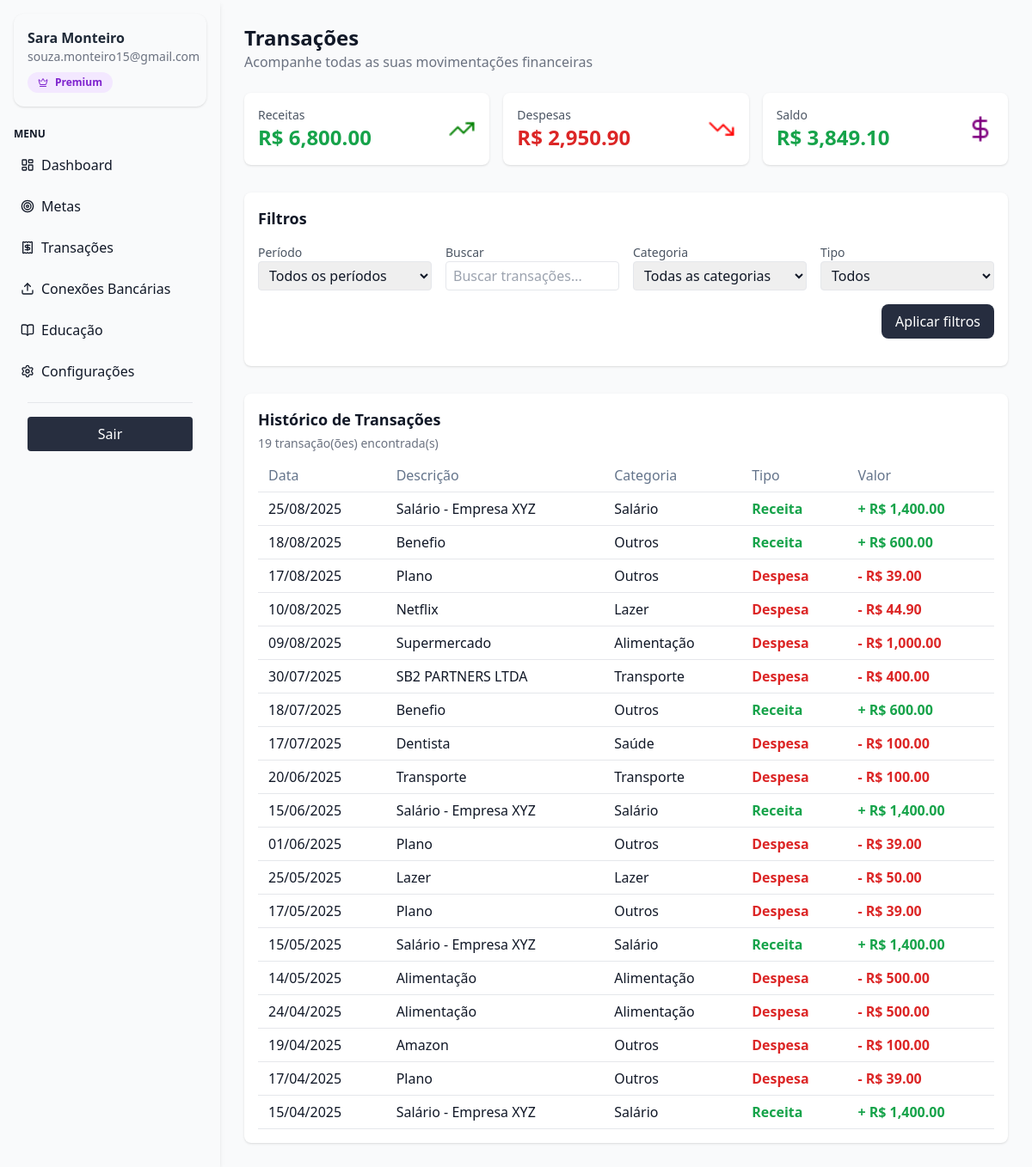
The page /educacao/transacoes/ (signed in) on the database its author committed.
### financas/models.py (models this page shows, shortened)
class Transacao(models.Model):
    TIPOS = (
        ("entrada", "Entrada"),
        ("saida", "Saida"),
    )
    usuario = models.ForeignKey(User, on_delete=models.CASCADE)
    nome = models.CharField(max_length=255)
    valor = models.DecimalField(max_digits=10, decimal_places=2)
    tipo = models.CharField(max_length=10, choices=TIPOS)
    categoria = models.ForeignKey(Categoria, on_delete=models.SET_NULL, null=True, blank=True)
    data = models.DateField(default=timezone.now)

class Categoria(models.Model):
	nome = models.CharField(max_length=100)
	cor = models.CharField(max_length=7, default="#000000")

### financas/views.py (the view, shortened to what this page needs)
# urls.py: path("transacoes/", views.transacoes, name="transacoes"),
@login_required
def transacoes(request):
    transacoes_qs = Transacao.objects.filter(usuario=request.user).order_by('-data')
    categorias_qs = Categoria.objects.all()
    meses_pt = [
        'Janeiro', 'Fevereiro', 'Março', 'Abril', 'Maio', 'Junho',
        'Julho', 'Agosto', 'Setembro', 'Outubro', 'Novembro', 'Dezembro'
    ]
    periodos_qs = (
        transacoes_qs
        .annotate(mes=TruncMonth("data"))
        .values_list("mes", flat=True)
        .distinct()
        .order_by("-mes")
    )
    periodos = [f"{meses_pt[d.month-1]} {d.year}" for d in periodos_qs]
    q = request.GET.get("q")
    categoria = request.GET.get("categoria")
    tipo = request.GET.get("tipo")
    periodo = request.GET.get("periodo")
    if q:
        transacoes_qs = transacoes_qs.filter(nome__icontains=q)
    if categoria:
        transacoes_qs = transacoes_qs.filter(categoria_id=categoria)
    if tipo:
        transacoes_qs = transacoes_qs.filter(tipo=tipo)
    total_receitas = transacoes_qs.filter(tipo='entrada').aggregate(Sum('valor'))['valor__sum'] or Decimal('0.00')
    total_despesas = transacoes_qs.filter(tipo='saida').aggregate(Sum('valor'))['valor__sum'] or Decimal('0.00')
    saldo = total_receitas - total_despesas
    context = {
        "transacoes": transacoes_qs,
        "categorias": categorias_qs,
        "periodos": periodos,
        "total_receitas": total_receitas,
        "total_despesas": total_despesas,
        "saldo": saldo,
        "sem_header": True,
    }
    return render(request, "financas/transacoes.html", context)

### financas/templates/financas/transacoes.html (shortened to what this page needs)
{% extends "financas/base.html" %}
{% load static %}
{% load humanize %}
{% block content %}
<div class="p-1">
    <h1 class="text-2xl font-bold">Transações</h1>
    <p class="text-gray-500 mb-6">Acompanhe todas as suas movimentações financeiras</p>
    <div class="grid grid-cols-1 md:grid-cols-3 gap-4 mb-8">
        <div class="bg-white p-4 rounded-lg shadow flex items-center justify-between">
            <div>
                <p class="text-sm text-gray-600">Receitas</p>
                <p class="text-2xl font-bold text-green-600">R$ {{ total_receitas|floatformat:2|intcomma }}</p>
            </div>
            <img src="{% static 'img/trending-up (1).png' %}" alt="trending-up" class="w-8 h-8">
        </div>
        <div class="bg-white p-4 rounded-lg shadow flex items-center justify-between">
            <div>
                <p class="text-sm text-gray-600">Despesas</p>
                <p class="text-2xl font-bold text-red-600">R$ {{ total_despesas|floatformat:2|intcomma }}</p>
            </div>
            <img src="{% static 'img/trending-down.png' %}" alt="trending-down" class="w-8 h-8">
        </div>
        <div class="bg-white p-4 rounded-lg shadow flex items-center justify-between">
            <div>
                <p class="text-sm text-gray-600">Saldo</p>
                <p class="text-2xl font-bold {% if saldo >= 0 %}text-green-600{% else %}text-red-600{% endif %}">R$ {{ saldo|floatformat:2|intcomma }}</p>
            </div>
            <img src="{% static 'img/dollar-sign.png' %}" alt="dollar-sign" class="w-8 h-8">
        </div>
    </div>
    <div class="bg-white p-4 rounded-lg shadow mb-8">
        <h2 class="font-bold text-lg mb-4">Filtros</h2>
        <form method="GET" class="grid grid-cols-1 md:grid-cols-4 gap-4">
            <div>
                <label class="block text-sm text-gray-600">Período</label>
                <select name="periodo" class="border rounded px-2 py-1 w-full">
                    <option value="">Todos os períodos</option>
                </select>
            </div>
            <div>
                <label class="block text-sm text-gray-600">Buscar</label>
                <input type="text" name="q" value="{{ request.GET.q|default:"" }}" placeholder="Buscar transações..." class="w-full border rounded px-2 py-1">
            </div>
            <div>
                <label class="block text-sm text-gray-600">Categoria</label>
                <select name="categoria" class="w-full border rounded px-2 py-1">
                    <option value="">Todas as categorias</option>
                </select>
            </div>
            <div>
                <label class="block text-sm text-gray-600">Tipo</label>
                <select name="tipo" class="w-full border rounded px-2 py-1">
                    <option value="">Todos</option>
                </select>
            </div>
            <div class="col-span-1 md:col-span-4 flex justify-end">
                <button type="submit" class="px-4 py-2 bg-[#262d3f] text-white rounded-lg">
                    Aplicar filtros
                </button>
            </div>
        </form>
    </div>
    <div class="bg-white p-4 rounded-lg shadow">
        <h2 class="font-bold text-lg mb-1">Histórico de Transações</h2>
        <p class="text-gray-500 text-sm mb-2">{{ transacoes|length }} transação(ões) encontrada(s)</p>
        <table class="w-full border-collapse">
            <thead>
                <tr class="border-b text-[#64748b]">
                    <th class="text-left font-medium py-2 px-3">Data</th>
                    <th class="text-left font-medium py-2 px-3">Descrição</th>
                    <th class="text-left font-medium py-2 px-3">Categoria</th>
                    <th class="text-left font-medium py-2 px-3">Tipo</th>
                    <th class="text-left font-medium py-2 px-3">Valor</th>
                </tr>
            </thead>
            <tbody>
                {% for t in transacoes %}
                <tr class="border-b">
                    <td class="py-2 px-3">{{ t.data|date:"d/m/Y" }}</td>
                    <td class="py-2 px-3">{{ t.nome }}</td>
                    <td class="py-2 px-3">{{ t.categoria.nome }}</td>
                    <td class="py-2 px-3">
                        {% if t.tipo == 'entrada' %}
                            <span class="text-green-600 font-semibold">Receita</span>
                        {% else %}
                            <span class="text-red-600 font-semibold">Despesa</span>
                        {% endif %}
                    </td>
                    <td class="py-2 px-3 font-bold {% if t.tipo == 'entrada' %}text-green-600{% else %}text-red-600{% endif %}">
                        {% if t.tipo == 'entrada' %}+{% else %}-{% endif %}
                        R$ {{ t.valor|floatformat:2|intcomma }}
                    </td>
                </tr>
                {% empty %}
                <tr>
                    <td colspan="5" class="text-center text-gray-500 py-4">
                        Nenhuma transação encontrada
                    </td>
                </tr>
                {% endfor %}
            </tbody>
        </table>
    </div>
</div>
{% endblock %}

### financas/templates/financas/base.html (shortened to what this page needs)
{% load static %}
<!DOCTYPE html>
<html lang="pt-br">
<head>
  <script src="https://cdn.tailwindcss.com"></script>
</head>
<body class="bg-[#f9fafb] text-gray-900 flex">
  <aside class="fixed w-64 bg-[#f9fafb] shadow-md p-4 min-h-screen ">
<div class="bg-white-50 p-4 rounded-xl shadow mb-6">
    <h3 class="font-semibold text-gray-800">{{ request.user.first_name }} {{ request.user.last_name }}</h3>
    <p class="text-sm text-gray-500">{{ request.user.email }}</p>
    {% if request.user.profile.plano == 'premium' %}
    <span class="mt-2 inline-flex items-center gap-2 px-3 py-1 text-xs font-semibold text-purple-700 bg-purple-100 rounded-full">
        <i data-lucide="crown" class="w-3 h-3"></i>
        Premium
    </span>
    {% elif request.user.profile.plano == 'pro' %}
    <span class="mt-2 inline-flex items-center gap-2 px-3 py-1 text-xs font-semibold text-blue-700 bg-blue-100 rounded-full">
        <i data-lucide="star" class="w-3 h-3"></i>
        Pro
    </span>
    {% else %}
    <span class="mt-2 inline-flex items-center gap-2 px-3 py-1 text-xs font-semibold text-gray-700 bg-gray-100 rounded-full">
        <i data-lucide="zap" class="w-3 h-3"></i>
        Freemium
    </span>
    {% endif %}
</div>
    <h4 class="uppercase text-xs font-semibold text-black-400 mb-2">Menu</h4>
    <nav class="flex flex-col gap-2">
      <a href="{% url 'dashboard' %}" class="flex items-center gap-2 p-2 rounded hover:bg-gray-100">
        <span>
          <i data-lucide="layout-dashboard" class="w-4 h-4"></i>
        </span> Dashboard
      </a>
      <a href=" {% url 'financas:metas' %}" class="flex items-center gap-2 p-2 rounded hover:bg-gray-100">
        <span>
          <i data-lucide="target" class="w-4 h-4"></i>
        </span> Metas
      </a>
      <a href="{% url 'financas:transacoes' %}" class="flex items-center gap-2 p-2 rounded hover:bg-gray-100">
        <span>
          <i data-lucide="receipt" class="w-4 h-4"></i>
        </span> Transações
      </a>
      <a href="{% url 'financas:conexoes_bancarias' %}" class="flex items-center gap-2 p-2 rounded hover:bg-gray-100">
        <span>
          <i data-lucide="upload" class="w-4 h-4"></i>
        </span> Conexões Bancárias
      </a>
      <a href="{% url 'financas:educacao_2' %}" class="flex items-center gap-2 p-2 rounded hover:bg-gray-100">
        <span>
          <i data-lucide="book-open" class="w-4 h-4"></i>
        </span> Educação
      </a>
      <a href="{% url 'financas:configuracoes' %}" class="flex items-center gap-2 p-2 rounded hover:bg-gray-100">
        <span>
          <i data-lucide="settings" class="w-4 h-4"></i>
        </span> Configurações
      </a>
    </nav>
    <div class="p-4 ">
      <hr class="border-t border-gray-200 mb-4">
      <a href="{% url 'logout' %}"
        class="w-full block text-center bg-[#272e3f] hover:bg-[#3f4c6b] text-white py-2 px-3 rounded">
        Sair
      </a>
    </div>
  </aside>
  <div class="flex-1 flex flex-col min-h-screen">
    <main class="ml-64 p-6">
      {% block content %}
      {% endblock %}
    </main>
  </div>
</body>
</html>

### rows shown on the page
Transacao: data "25/08/2025", nome "Salário - Empresa XYZ", categoria.nome "Salário", tipo "Receita", valor "1,400.00"
Transacao: data "18/08/2025", nome "Benefio", categoria.nome "Outros", tipo "Receita", valor "600.00"
Transacao: data "17/08/2025", nome "Plano", categoria.nome "Outros", tipo "Despesa", valor "39.00"
Transacao: data "10/08/2025", nome "Netflix", categoria.nome "Lazer", tipo "Despesa", valor "44.90"
Transacao: data "09/08/2025", nome "Supermercado", categoria.nome "Alimentação", tipo "Despesa", valor "1,000.00"
Transacao: data "30/07/2025", nome "SB2 PARTNERS LTDA", categoria.nome "Transporte", tipo "Despesa", valor "400.00"
Transacao: data "18/07/2025", nome "Benefio", categoria.nome "Outros", tipo "Receita", valor "600.00"
Transacao: data "17/07/2025", nome "Dentista", categoria.nome "Saúde", tipo "Despesa", valor "100.00"
Transacao: data "20/06/2025", nome "Transporte", categoria.nome "Transporte", tipo "Despesa", valor "100.00"
Transacao: data "15/06/2025", nome "Salário - Empresa XYZ", categoria.nome "Salário", tipo "Receita", valor "1,400.00"
Transacao: data "01/06/2025", nome "Plano", categoria.nome "Outros", tipo "Despesa", valor "39.00"
Transacao: data "25/05/2025", nome "Lazer", categoria.nome "Lazer", tipo "Despesa", valor "50.00"
Transacao: data "17/05/2025", nome "Plano", categoria.nome "Outros", tipo "Despesa", valor "39.00"
Transacao: data "15/05/2025", nome "Salário - Empresa XYZ", categoria.nome "Salário", tipo "Receita", valor "1,400.00"
Transacao: data "14/05/2025", nome "Alimentação", categoria.nome "Alimentação", tipo "Despesa", valor "500.00"
Transacao: data "24/04/2025", nome "Alimentação", categoria.nome "Alimentação", tipo "Despesa", valor "500.00"
Transacao: data "19/04/2025", nome "Amazon", categoria.nome "Outros", tipo "Despesa", valor "100.00"
Transacao: data "17/04/2025", nome "Plano", categoria.nome "Outros", tipo "Despesa", valor "39.00"
Transacao: data "15/04/2025", nome "Salário - Empresa XYZ", categoria.nome "Salário", tipo "Receita", valor "1,400.00"

### other values the page prints
{{ request.user.first_name }} "Sara"
{{ request.user.last_name }} "Monteiro"
{{ request.user.email }} "souza.monteiro15@gmail.com"
{{ total_receitas|floatformat:2|intcomma }} "6,800.00"
{{ total_despesas|floatformat:2|intcomma }} "2,950.90"
{{ saldo|floatformat:2|intcomma }} "3,849.10"
{{ transacoes|length }} "19"
